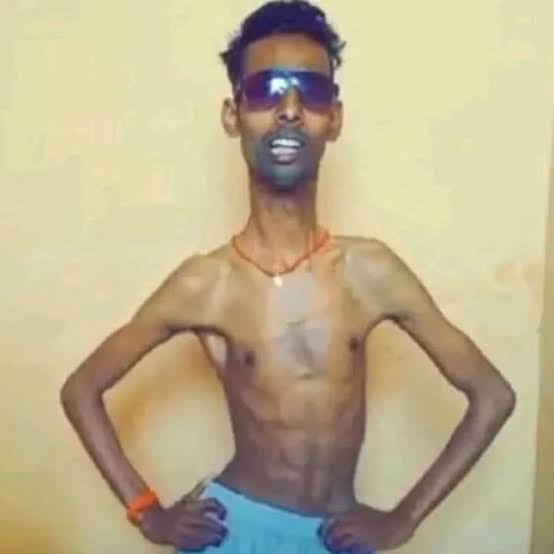
#> input picture images/meme.jpg, 554 x 554 px
$ jupyter execute exp12.ipynb
#> lines starting #> are read from the running program, lines starting #| are printed output that depends on the picture
[cell 1]
import cv2
import numpy as np
import matplotlib.pyplot as plt
# Load the binary image as grayscale
image = cv2.imread('images/meme.jpg', 0)
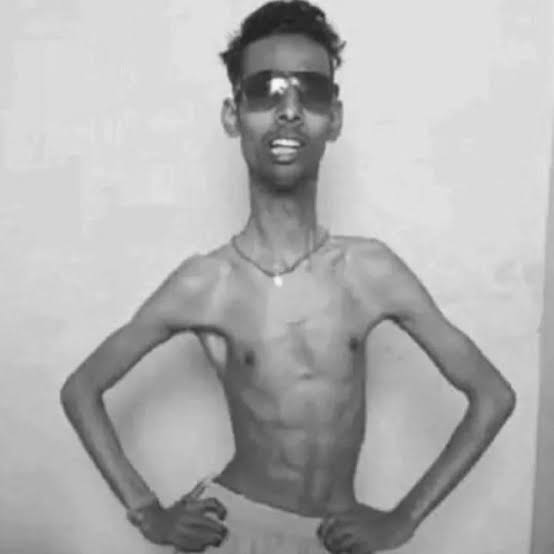
#> image: shape (554, 554); min 31, max 250, mean 176.6

# Define the structuring element for the pattern to be detected
# (0 for don't care, 1 for foreground, -1 for background)
pattern = np.array([[-1, 1, -1],
                     [1, 1, 1],
                     [-1, 1, -1]], dtype=np.int8)

# Apply the Hit or Miss Transformation
result = cv2.morphologyEx(image, cv2.MORPH_HITMISS, pattern)
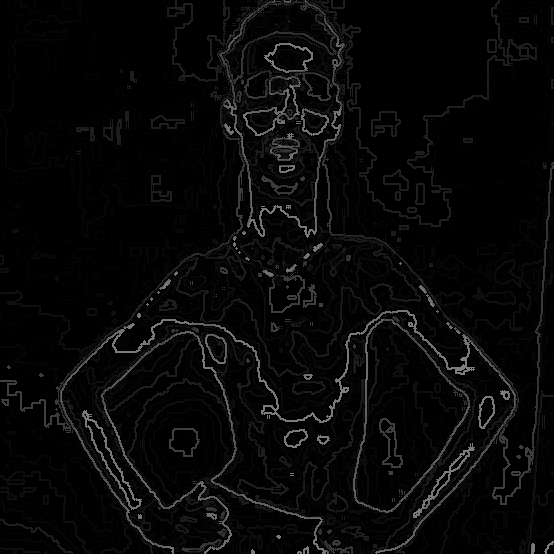
#> result: shape (554, 554); min 0, max 127, mean 7.8

# Display the original image and the result
plt.subplot(1,2,1)
plt.title('Original')
plt.imshow(image)

plt.subplot(1,2,2)
plt.title('Hit-or-Miss Result')
plt.imshow(result)

plt.tight_layout()
plt.show()
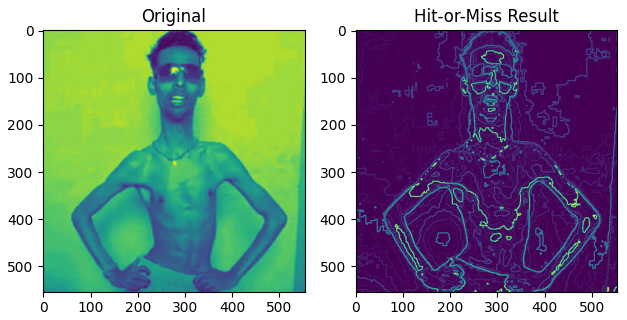
#> figure drawn by matplotlib, 2 panels

$ run again, with images/mountain.jpg copied over images/meme.jpg
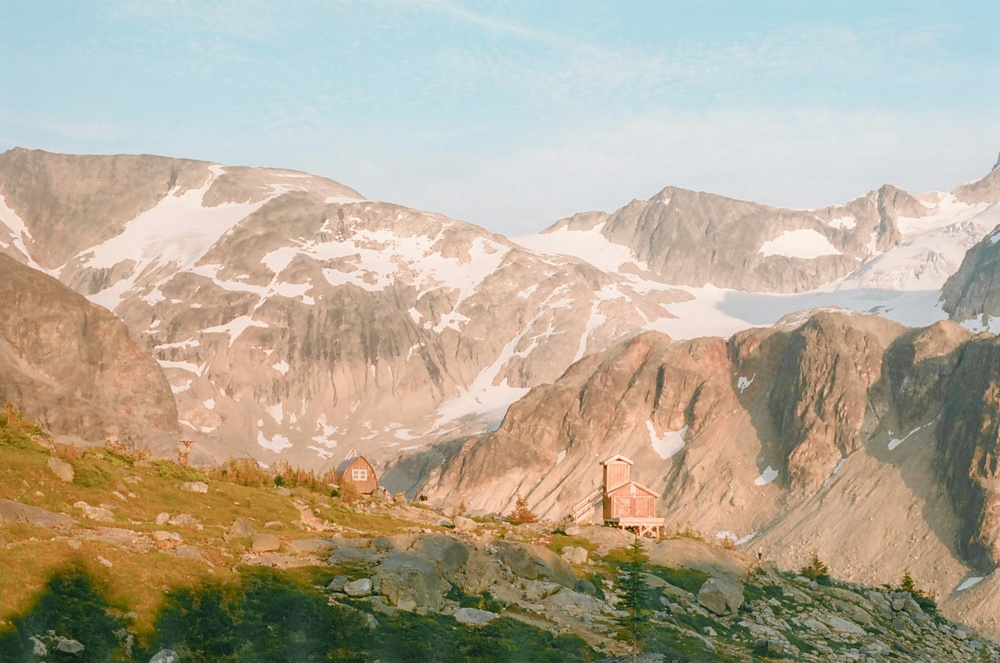
#> input picture images/mountain.jpg, 1000 x 663 px, shrunk from 3024 x 2005 before the run
#> `result = cv2.morphologyEx(image, cv2.MORPH_HITMISS, pattern)`:
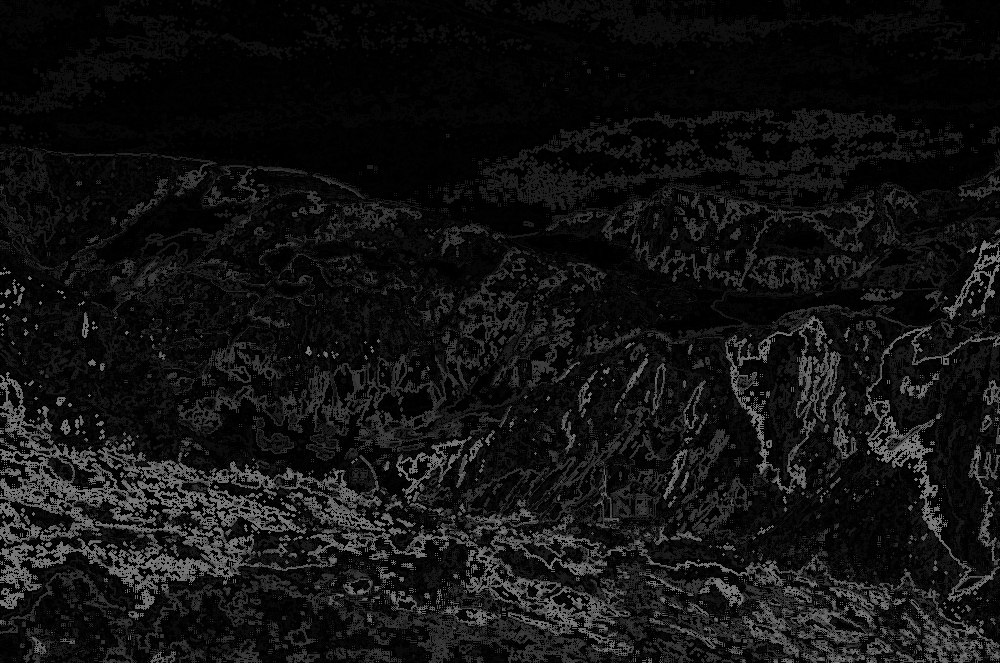
#> result: shape (663, 1000); min 0, max 129, mean 18.2
#> `plt.show()`:
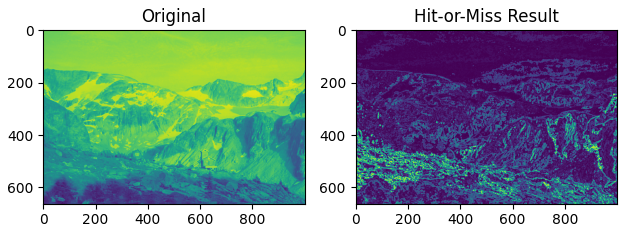
#> figure drawn by matplotlib, 2 panels

$ run again, with images/yes!.jpg copied over images/meme.jpg
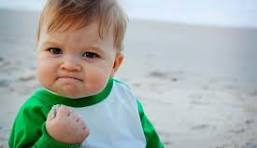
#> input picture images/yes!.jpg, 257 x 148 px
#> `result = cv2.morphologyEx(image, cv2.MORPH_HITMISS, pattern)`:
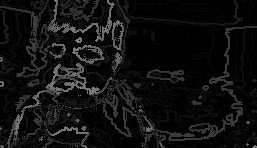
#> result: shape (148, 257); min 0, max 128, mean 15.7
#> `plt.show()`:
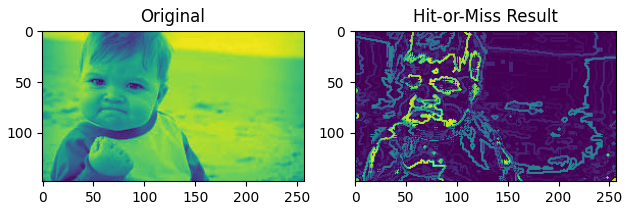
#> figure drawn by matplotlib, 2 panels
